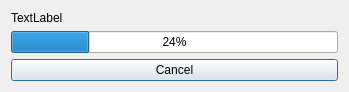
<?xml version="1.0" encoding="UTF-8"?>
<ui version="4.0">
 <class>ProgressDialog</class>
 <widget class="QDialog" name="ProgressDialog">
  <property name="geometry">
   <rect>
    <x>0</x>
    <y>0</y>
    <width>349</width>
    <height>87</height>
   </rect>
  </property>
  <property name="windowTitle">
   <string>Dialog</string>
  </property>
  <layout class="QVBoxLayout" name="verticalLayout">
   <item>
    <widget class="QLabel" name="label">
     <property name="text">
      <string>TextLabel</string>
     </property>
    </widget>
   </item>
   <item>
    <widget class="QProgressBar" name="progressBar">
     <property name="value">
      <number>24</number>
     </property>
     <property name="textVisible">
      <bool>true</bool>
     </property>
     <property name="textDirection">
      <enum>QProgressBar::TopToBottom</enum>
     </property>
    </widget>
   </item>
   <item>
    <widget class="QPushButton" name="cancel">
     <property name="text">
      <string>Cancel</string>
     </property>
    </widget>
   </item>
  </layout>
 </widget>
 <resources/>
 <connections/>
</ui>
